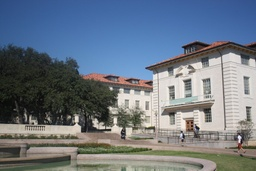
#> input picture 02-homography-ar-mosaics/assets/pano_image1.jpg, 256 x 171 px, shrunk from 1024 x 683 before the run
$ jupyter execute part2_image_mosaics.ipynb
#> lines starting #> are read from the running program, lines starting #| are printed output that depends on the picture; after the words box and inside, x2 and y2 are one past the last pixel; in counts of white or black regions, pixels touching at a corner belong together
# Imports

[cell 1]
import cv2
import numpy as np
import matplotlib.pyplot as plt

# Code

## Loading images

[cell 2]
img1_path= "assets/pano_image1.jpg"
img2_path= "assets/pano_image2.jpg"

[cell 3]
img1= cv2.imread(img1_path)
#> img1 is the input picture: shape (171, 256, 3); mean B, G, R 132, 118.9, 107.7
img2= cv2.imread(img2_path)
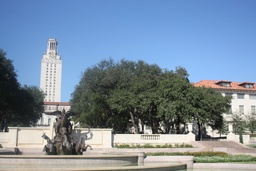
#> input picture 02-homography-ar-mosaics/assets/pano_image2.jpg, 256 x 171 px, shrunk from 1024 x 683 before the run
#> img2 is the input picture: shape (171, 256, 3); mean B, G, R 159, 140, 121.8

[cell 4]
cv2.imshow('img1', img1)
cv2.imshow('img2', img2)
cv2.waitKey()
cv2.destroyAllWindows()

## Finding matches

[cell 5]
def find_correspondences(img1, img2, n_matches):
    # Initialize SIFT detector
    sift = cv2.SIFT_create()

    if len(img1.shape) > 2:
        gray1= cv2.cvtColor(img1,cv2.COLOR_BGR2GRAY)
    else:
        gray1=img1

    if len(img2.shape) > 2:
        gray2= cv2.cvtColor(img2,cv2.COLOR_BGR2GRAY)
    else:
        gray2=img2


    # Detect and compute keypoints and descriptors
    kp1, des1 = sift.detectAndCompute(gray1, None)
    kp2, des2 = sift.detectAndCompute(gray2, None)

    # Use BFMatcher with KNN
    bf = cv2.BFMatcher()
    matches = bf.knnMatch(des1, des2, k=2)

    # Apply ratio test
    good_matches = []
    for m, n in matches:
        if m.distance < 0.75 * n.distance:
            good_matches.append([m])

    # Select best n matches
    n= n_matches
    good_matches = [m[0] for m in good_matches]
    good_matches = sorted(good_matches, key=lambda x: x.distance)[:n]
    good_matches = [[m] for m in good_matches]

    # Draw matches
    match_img = cv2.drawMatchesKnn(img1, kp1, img2, kp2, good_matches, None, flags=cv2.DrawMatchesFlags_NOT_DRAW_SINGLE_POINTS)
    return kp1, kp2, good_matches, match_img

[cell 6]
kp1,kp2,matches, match_img= find_correspondences(img1,img2,30)
#> in find_correspondences, `gray2= cv2.cvtColor(img2,cv2.COLOR_BGR2GRAY)`:
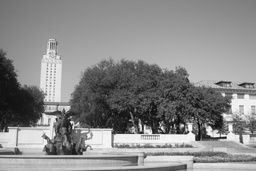
#> gray2: shape (171, 256); min 5, max 254, mean 136.7
#> in find_correspondences, `kp1, des1 = sift.detectAndCompute(gray1, None)`: kp1 = 347 keypoints; strongest (x, y, size): (197, 128, 2.2), (111, 88, 2), (115, 120, 3.1), (183, 136, 1.9)
#> in find_correspondences, `kp2, des2 = sift.detectAndCompute(gray2, None)`: kp2 = 320 keypoints; strongest (x, y, size): (182, 125, 2.4), (71, 122, 1.9), (194, 162, 1.9), (162, 128, 1.8)
#> in find_correspondences, `matches = bf.knnMatch(des1, des2, k=2)`: matches = 347 matches
#> after the loop in find_correspondences, `for m, n in matches:`: good_matches = 90 matches
#> in find_correspondences, `good_matches = sorted(good_matches, key=lambda x: x.distance)[:n]`: good_matches = 30 matches
#> matches = 30 matches
plt.figure(figsize=(15, 10))
plt.imshow(match_img), plt.show()

## Computing Homography matrix

[cell 7]
def calc_homography(src_pts, dst_pts):
    # Build the system of equations (Ax=b)
    A = []
    for (x, y), (x_prime, y_prime) in zip(src_pts, dst_pts):
        A.append([-x, -y, -1, 0, 0, 0, x * x_prime, y * x_prime, x_prime])
        A.append([0, 0, 0, -x, -y, -1, x * y_prime, y * y_prime, y_prime])
    A = np.array(A)

    # Solve using (SVD)
    _, _, V = np.linalg.svd(A)
    H_normalized = V[-1].reshape(3, 3)

    H_normalized /=  H_normalized[2,2] #Normalize using H(3,3) so that element 3,3 in homography matrix is 1

    return H_normalized

[cell 8]
def compute_homography(kp1, kp2, matches):
    # Extract matched points and transform them to (2,1) shape
    src_pts = np.float32([kp1[m.queryIdx].pt for m in matches]).reshape(-1, 2)
    dst_pts = np.float32([kp2[m.trainIdx].pt for m in matches]).reshape(-1, 2)

    # Compute homography
    H_norm = calc_homography(src_pts, dst_pts)
    return H_norm

[cell 9]
def compute_homography_builtin(kp1, kp2, matches):
    # Extract matched points and transform them to (2,1) shape
    src_pts = np.float32([kp1[m.queryIdx].pt for m in matches]).reshape(-1, 2)
    dst_pts = np.float32([kp2[m.trainIdx].pt for m in matches]).reshape(-1, 2)

    # Compute homography
    H, _ = cv2.findHomography(src_pts, dst_pts)
    return H

[cell 10]
H_mat= compute_homography(kp1, kp2, [m[0] for m in matches])
#> in compute_homography, `src_pts = np.float32([kp1[m.queryIdx].pt for m in matches]).reshape(-1..`: src_pts = 30 pairs, first value 6.19 to 129.5, second value 46.39 to 152.1
#> in compute_homography, `dst_pts = np.float32([kp2[m.trainIdx].pt for m in matches]).reshape(-1..`: dst_pts = 30 pairs, first value 122.1 to 242.9, second value 61.14 to 161
#> the loop in calc_homography, `for (x, y), (x_prime, y_prime) in zip(src_pts, dst_pts):` made 30 passes
#> (x, y, x_prime, y_prime) on passes 1 to 12: (107.6, 109.8, 221.2, 116.9), (101.4, 148.7, 218.2, 157.5), (52.11, 145.2, 167.7, 154), (94.54, 129.4, 208.6, 137.5), (129.5, 80.06, 242.9, 84.48), (103.5, 127.5, 218, 135.4), (42.83, 137.4, 158.2, 146.4), (95.46, 123.1, 209.3, 130.8), (111, 88.41, 223.5, 94.56), (44.64, 58.91, 155.1, 70.34), (111, 88.41, 223.5, 94.56), (99.97, 141, 215.6, 149.5)
#> after the loop in calc_homography, `for (x, y), (x_prime, y_prime) in zip(src_pts, dst_pts):`: A = 60 items
#> in calc_homography, `H_normalized = V[-1].reshape(3, 3)`: H_normalized = [[-0.00671, -0.000391, -0.985], [0.00123, -0.00808, -0.17], [7.71e-06, 9.19e-07, -0.00884]]
#> in calc_homography, `H_normalized /=  H_normalized[2,2]`: H_normalized = [[0.759, 0.0443, 111.5], [-0.139, 0.914, 19.22], [-0.000872, -0.000104, 1]]
#> in compute_homography, `H_norm = calc_homography(src_pts, dst_pts)`: H_norm has the same summary as H_normalized in calc_homography
#> H_mat has the same summary as H_normalized in calc_homography
print(H_mat)
#| [[ 7.59144858e-01  4.42786688e-02  1.11475138e+02]
#|  [-1.39235839e-01  9.13897468e-01  1.92212090e+01]
#|  [-8.71695288e-04 -1.03970868e-04  1.00000000e+00]]

## Warping and creating mosiac

[cell 11]
def forward_warp(img, H, output_shape):
    h, w = output_shape[:2]
    warped = np.zeros((h, w, 3), dtype=np.uint8)

    for y in range(h):
        for x in range(w):
            # Transform the point using H
            point = np.array([x, y, 1])
            transformed = np.dot(H, point)
            transformed /= transformed[2]

            # Map transformed coordinates to the source img
            tx, ty = int(transformed[0]), int(transformed[1])

            if 0 <= tx < img.shape[1] and 0 <= ty < img.shape[0]:
                warped[y, x] = img[ty, tx]

    return warped

[cell 12]
def inverse_warp(img, H, output_shape):
    h, w = output_shape[:2]
    warped = np.zeros((h, w, 3), dtype=np.uint8)

    # Invert the homography matrix
    H_inv = np.linalg.inv(H)

    for y in range(h):
        for x in range(w):
            # Transform the point using the inverse H
            point = np.array([x, y, 1])
            tpoint = np.dot(H_inv, point)
            tpoint /= tpoint[2]

            # Map transformed coordinates to the source img
            tx, ty = tpoint[0], tpoint[1]

            if 0 <= tx < img.shape[1] and 0 <= ty < img.shape[0]:
                # Bilinear interpolation
                x1, y1 = int(tx), int(ty)
                x2, y2 = int(np.ceil(tx)), int(np.ceil(ty))
                x2, y2 = min(x2, img.shape[1]-1), min(y2, img.shape[0]-1)  #To make sure index doesn't go out of bounds
                #print(x1,y1,x2,y2)

                a, b = tx - x1, ty - y1

                value = (1 - a) * (1 - b) * img[y1, x1] + \
                        a * (1 - b) * img[y1, x2] + \
                        (1 - a) * b * img[y2, x1] + \
                        a * b * img[y2, x2]

                warped[y, x] = value.astype(np.uint8)

    return warped

[cell 13]
def create_mosaic(img1, img2, H):
    h1, w1 = img1.shape[:2]
    h2, w2 = img2.shape[:2]

    # img1 is warped by H into img2's frame, so the canvas must contain
    # H(img1's corners) plus img2's own extent.
    corners = np.array([[0, 0, 1], [w1, 0, 1], [0, h1, 1], [w1, h1, 1]])
    tcorners = np.dot(H, corners.T).T
    tcorners /= tcorners[:, 2][:, None]  # Normalize by the third coordinate

    min_x = int(np.floor(min(tcorners[:, 0].min(), 0)))
    max_x = int(np.ceil(max(tcorners[:, 0].max(), w2)))
    min_y = int(np.floor(min(tcorners[:, 1].min(), 0)))
    max_y = int(np.ceil(max(tcorners[:, 1].max(), h2)))

    offset = np.array([[1, 0, -min_x],
                       [0, 1, -min_y],
                       [0, 0, 1]])

    output_width = max_x - min_x
    output_height = max_y - min_y
    output_shape = (output_height, output_width, 3)

    warped_img = inverse_warp(img1, np.dot(offset, H), output_shape)
    output = np.zeros(output_shape, dtype=np.uint8)
    output[-min_y:h2 - min_y, -min_x:w2 - min_x] = img2

    mask = (warped_img > 0).astype(np.uint8)
    output[mask > 0] = warped_img[mask > 0]

    return output

[cell 14]
mosaic= create_mosaic(img1, img2, H_mat)
#> in create_mosaic, `tcorners = np.dot(H, corners.T).T`: tcorners = [[111.5, 19.22, 1], [305.8, -16.42, 0.777], [119, 175.5, 0.982], [313.4, 139.9, 0.759]]
#> in create_mosaic, `tcorners /= tcorners[:, 2][:, None]`: tcorners = [[111.5, 19.22, 1], [393.7, -21.14, 1], [121.2, 178.7, 1], [412.9, 184.2, 1]]
#> in create_mosaic, `min_x = int(np.floor(min(tcorners[:, 0].min(), 0)))`: min_x = 0
#> in create_mosaic, `max_x = int(np.ceil(max(tcorners[:, 0].max(), w2)))`: max_x = 413
#> in create_mosaic, `min_y = int(np.floor(min(tcorners[:, 1].min(), 0)))`: min_y = -22
#> in create_mosaic, `max_y = int(np.ceil(max(tcorners[:, 1].max(), h2)))`: max_y = 185
#> in create_mosaic, `offset = np.array([[1, 0, -min_x], [0, 1, -min_y], [0, 0, 1]])`: offset = [[1, 0, 0], [0, 1, 22], [0, 0, 1]]
#> in create_mosaic, `output_width = max_x - min_x`: output_width = 413
#> in create_mosaic, `output_height = max_y - min_y`: output_height = 207
#> in create_mosaic, `output_shape = (output_height, output_width, 3)`: output_shape = (207, 413, 3)
#> in inverse_warp, `h, w = output_shape[:2]`: h = 207; w = 413
#> in inverse_warp, `H_inv = np.linalg.inv(H)`: H_inv = [[1.16, -0.0706, -126.1], [0.155, 1.08, -61.88], [0.00103, 5.1e-05, 0.884]]
#> after the loop in inverse_warp, `for y in range(h):`:
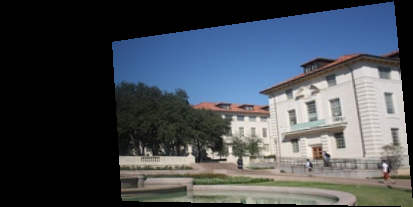
#> warped: shape (207, 413, 3); mean B, G, R 83.7, 76.3, 70
#> in create_mosaic, `mask = (warped_img > 0).astype(np.uint8)`:
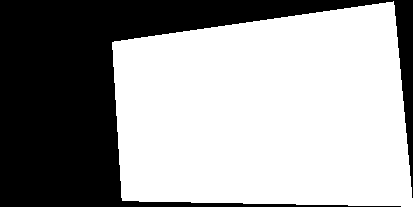
#> mask: shape (207, 413, 3); values 0 (black) and 1 (white), 61.5% white; 1 black region, box (x1, y1, x2, y2) and area: (0, 0, 413, 207) 32889
plt.imshow(cv2.cvtColor(mosaic, cv2.COLOR_BGR2RGB))
plt.axis('off')
plt.show()

# Three image stitch

[cell 15]
img1_path= "assets/shanghai-21.png"
img2_path= "assets/shanghai-22.png"
img3_path= "assets/shanghai-23.png"

[cell 16]
img1= cv2.imread(img1_path)
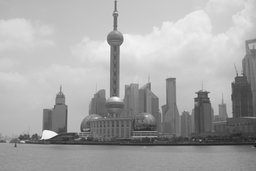
#> input picture 02-homography-ar-mosaics/assets/shanghai-21.png, 256 x 171 px, shrunk from 1024 x 683 before the run
#> img1 is the input picture: shape (171, 256, 3); min 22, max 253, mean 167.4
img2= cv2.imread(img2_path)
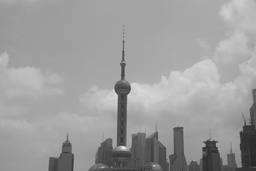
#> input picture 02-homography-ar-mosaics/assets/shanghai-22.png, 256 x 171 px, shrunk from 1024 x 683 before the run
#> img2 is the input picture: shape (171, 256, 3); min 37, max 242, mean 156.7
img3= cv2.imread(img3_path)
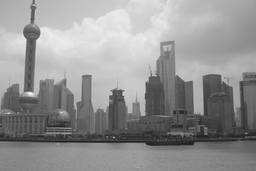
#> input picture 02-homography-ar-mosaics/assets/shanghai-23.png, 256 x 171 px, shrunk from 1024 x 683 before the run
#> img3 is the input picture: shape (171, 256, 3); min 28, max 250, mean 147.1

[cell 17]
cv2.imshow('img1',img1)
cv2.imshow('img2',img2)
cv2.imshow('img3',img3)
cv2.waitKey()
cv2.destroyAllWindows()

[cell 18]
kp1,kp2,matches, match_img= find_correspondences(img1,img2,30)
#> in find_correspondences (call 2), `kp1, des1 = sift.detectAndCompute(gray1, None)`: kp1 = 125 keypoints; strongest (x, y, size): (48, 134, 6.6), (116, 99, 3.6), (202, 99, 10), (52, 141, 5.1)
#> in find_correspondences (call 2), `kp2, des2 = sift.detectAndCompute(gray2, None)`: kp2 = 82 keypoints; strongest (x, y, size): (123, 148, 3.3), (122, 90, 10.5), (210, 148, 10.2), (121, 141, 5.9)
#> in find_correspondences (call 2), `matches = bf.knnMatch(des1, des2, k=2)`: matches = 125 matches
#> the loop in find_correspondences (call 2), `for m, n in matches:` made 125 passes
#> after the loop in find_correspondences (call 2), `for m, n in matches:`: good_matches = 55 matches
#> in find_correspondences (call 2), `good_matches = sorted(good_matches, key=lambda x: x.distance)[:n]`: good_matches = 30 matches
plt.figure(figsize=(15, 10))
plt.imshow(match_img), plt.show()

H12= compute_homography(kp1, kp2, [m[0] for m in matches])
#> the loop in calc_homography (call 2), `for (x, y), (x_prime, y_prime) in zip(src_pts, dst_pts):` made 30 passes
#> (x, y, x_prime, y_prime) on passes 1 to 12: (196.1, 95.69, 204, 145.1), (148.6, 85.46, 155.8, 134.6), (196.1, 95.69, 204, 145.1), (114.4, 91.26, 121.4, 140.4), (206, 93.03, 214.1, 142.3), (148.6, 85.46, 155.8, 134.6), (60.14, 97.01, 66.72, 145.5), (195.6, 99.36, 203.6, 148.8), (63.86, 92.4, 70.52, 140.8), (187.1, 112.6, 195.2, 162.5), (160.6, 110.7, 168.1, 160.4), (127.9, 88.5, 135.1, 137.6)
#> H12 = [[0.969, -0.0482, 10.95], [-0.000461, 0.939, 49.83], [-3.94e-05, -0.000315, 1]]
print(H12)
#| [[ 9.68751054e-01 -4.81974552e-02  1.09510151e+01]
#|  [-4.61217303e-04  9.39091723e-01  4.98296957e+01]
#|  [-3.94199865e-05 -3.15472144e-04  1.00000000e+00]]

[cell 19]
mosaic= create_mosaic(img1, img2, H12)
#> in create_mosaic (call 2), `tcorners = np.dot(H, corners.T).T`: tcorners = [[10.95, 49.83, 1], [259, 49.71, 0.99], [2.71, 210.4, 0.946], [250.7, 210.3, 0.936]]
#> in create_mosaic (call 2), `tcorners /= tcorners[:, 2][:, None]`: tcorners = [[10.95, 49.83, 1], [261.6, 50.22, 1], [2.86, 222.4, 1], [267.9, 224.7, 1]]
#> in create_mosaic (call 2), `max_x = int(np.ceil(max(tcorners[:, 0].max(), w2)))`: max_x = 268
#> in create_mosaic (call 2), `min_y = int(np.floor(min(tcorners[:, 1].min(), 0)))`: min_y = 0
#> in create_mosaic (call 2), `max_y = int(np.ceil(max(tcorners[:, 1].max(), h2)))`: max_y = 225
#> in create_mosaic (call 2), `offset = np.array([[1, 0, -min_x], [0, 1, -min_y], [0, 0, 1]])`: offset = [[1, 0, 0], [0, 1, 0], [0, 0, 1]]
#> in create_mosaic (call 2), `output_width = max_x - min_x`: output_width = 268
#> in create_mosaic (call 2), `output_height = max_y - min_y`: output_height = 225
#> in create_mosaic (call 2), `output_shape = (output_height, output_width, 3)`: output_shape = (225, 268, 3)
#> in create_mosaic (call 2), `mask = (warped_img > 0).astype(np.uint8)`: mask: shape (225, 268, 3); values 0 (black) and 1 (white), 74.2% white; 1 black region, box (x1, y1, x2, y2) and area: (0, 0, 268, 225) 15574
#> in create_mosaic (call 2), `output[mask > 0] = warped_img[mask > 0]`:
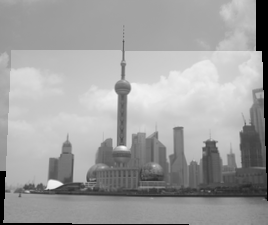
#> output: shape (225, 268, 3); min 0, max 250, mean 160.8
plt.imshow(cv2.cvtColor(mosaic, cv2.COLOR_BGR2RGB))
plt.axis('off')
plt.show()

## Stitching first output and third img

[cell 20]
kp3,kpm,matches, match_img= find_correspondences(img3,mosaic,30)
#> call 3 of find_correspondences, with n_matches = 30
#> in find_correspondences (call 3), `kp1, des1 = sift.detectAndCompute(gray1, None)`: kp1 = 160 keypoints; strongest (x, y, size): (30, 94, 3.6), (31, 34, 11), (117, 97, 9.7), (198, 107, 8.7)
#> in find_correspondences (call 3), `kp2, des2 = sift.detectAndCompute(gray2, None)`: kp2 = 157 keypoints; strongest (x, y, size): (54, 184, 6.8), (4, 221, 2.1), (122, 90, 10.4), (123, 148, 3.7)
#> in find_correspondences (call 3), `matches = bf.knnMatch(des1, des2, k=2)`: matches = 160 matches
#> after the loop in find_correspondences (call 3), `for m, n in matches:`: good_matches = 70 matches
#> in find_correspondences (call 3), `good_matches = sorted(good_matches, key=lambda x: x.distance)[:n]`: good_matches = 30 matches
#> in find_correspondences (call 3), `match_img = cv2.drawMatchesKnn(img1, kp1, img2, kp2, good_matches, Non..`:
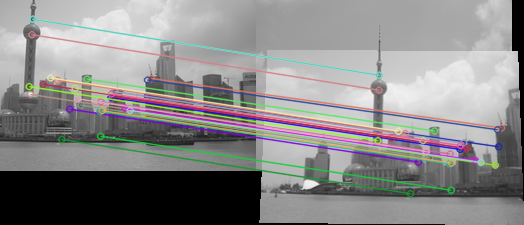
#> match_img: shape (225, 524, 3); mean B, G, R 136.2, 136.3, 137.1
#> kp3 has the same summary as kp1 in find_correspondences; kpm has the same summary as kp2 in find_correspondences
plt.figure(figsize=(15, 10))
plt.imshow(match_img), plt.show()

H3M= compute_homography(kp3, kpm, [m[0] for m in matches])
#> H3M = [[0.87, -0.0164, 92.77], [-0.0923, 0.905, 59.27], [-0.000443, -0.000319, 1]]
print(H3M)
#| [[ 8.70110040e-01 -1.64314013e-02  9.27679271e+01]
#|  [-9.22583164e-02  9.04847979e-01  5.92740589e+01]
#|  [-4.42839676e-04 -3.18949002e-04  1.00000000e+00]]

[cell 21]
mosaic3= create_mosaic(img3, mosaic, H3M)
#> in create_mosaic (call 3), `tcorners = np.dot(H, corners.T).T`: tcorners = [[92.77, 59.27, 1], [315.5, 35.66, 0.887], [89.96, 214, 0.945], [312.7, 190.4, 0.832]]
#> in create_mosaic (call 3), `tcorners /= tcorners[:, 2][:, None]`: tcorners = [[92.77, 59.27, 1], [355.9, 40.21, 1], [95.15, 226.3, 1], [375.8, 228.8, 1]]
#> in create_mosaic (call 3), `max_x = int(np.ceil(max(tcorners[:, 0].max(), w2)))`: max_x = 376
#> in create_mosaic (call 3), `max_y = int(np.ceil(max(tcorners[:, 1].max(), h2)))`: max_y = 229
#> in create_mosaic (call 3), `output_width = max_x - min_x`: output_width = 376
#> in create_mosaic (call 3), `output_height = max_y - min_y`: output_height = 229
#> in create_mosaic (call 3), `output_shape = (output_height, output_width, 3)`: output_shape = (229, 376, 3)
#> in create_mosaic (call 3), `mask = (warped_img > 0).astype(np.uint8)`: mask: shape (229, 376, 3); values 0 (black) and 1 (white), 56.3% white; 1 black region, box (x1, y1, x2, y2) and area: (0, 0, 376, 229) 37667
#> in create_mosaic (call 3), `output[mask > 0] = warped_img[mask > 0]`:
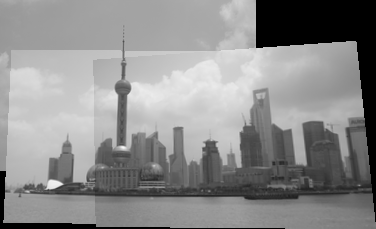
#> output: shape (229, 376, 3); min 0, max 247, mean 139.9
